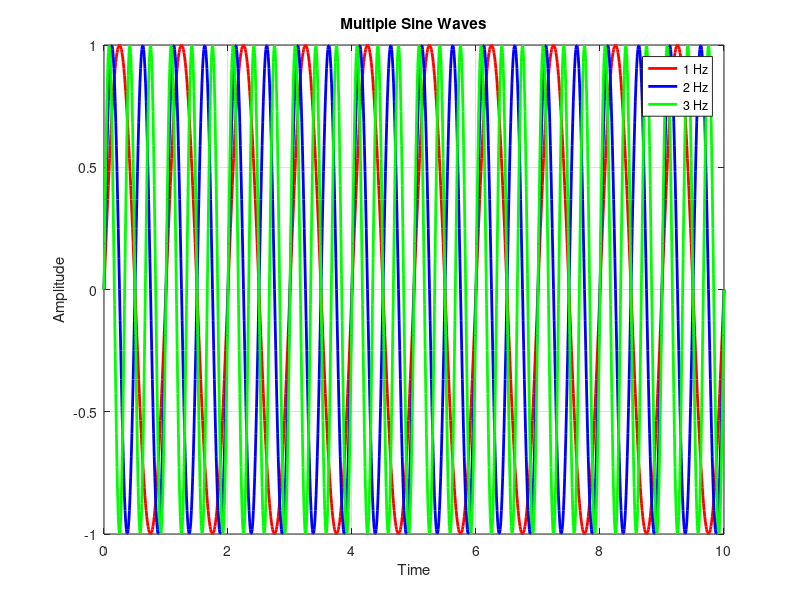

Write MATLAB code to recreate this figure.

t = 0:0.01:10;

x1 = sin(2*pi*t);
x2 = sin(4*pi*t);
x3 = sin(6*pi*t);

plot(t,x1,'r','LineWidth',2);
hold on;
plot(t,x2,'b','LineWidth',2);
plot(t,x3,'g','LineWidth',2);

title('Multiple Sine Waves');
xlabel('Time');
ylabel('Amplitude');
legend('1 Hz','2 Hz','3 Hz');
grid on;
hold off;
